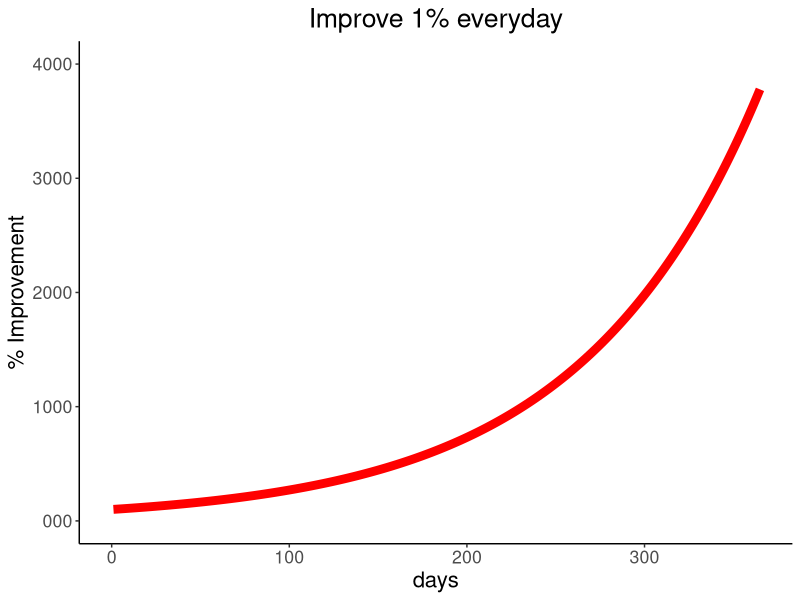
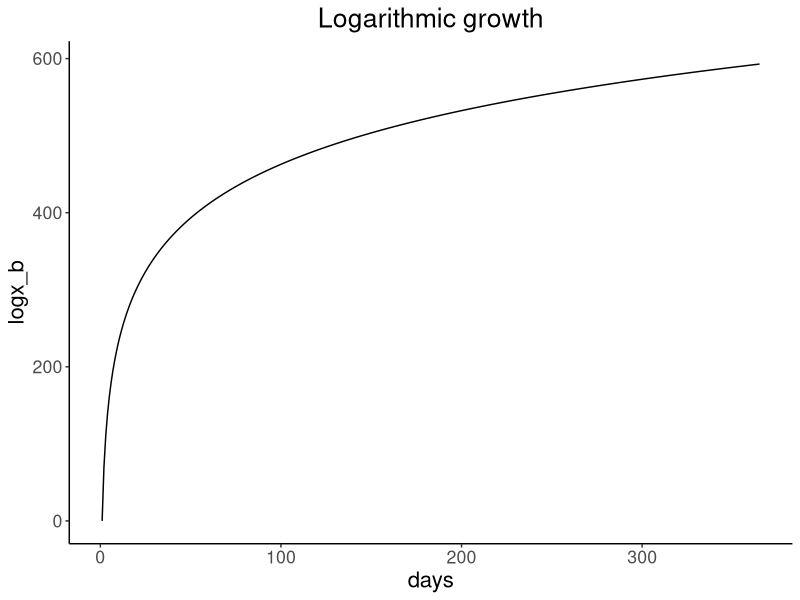
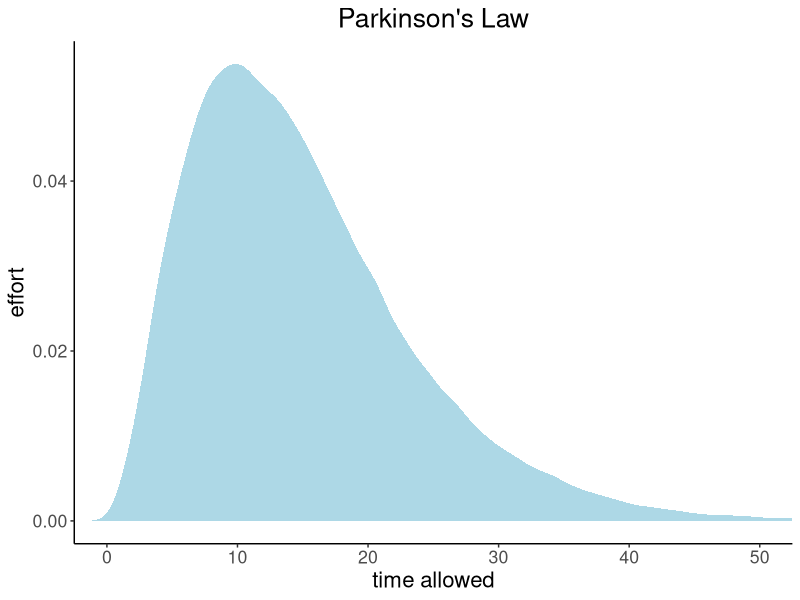
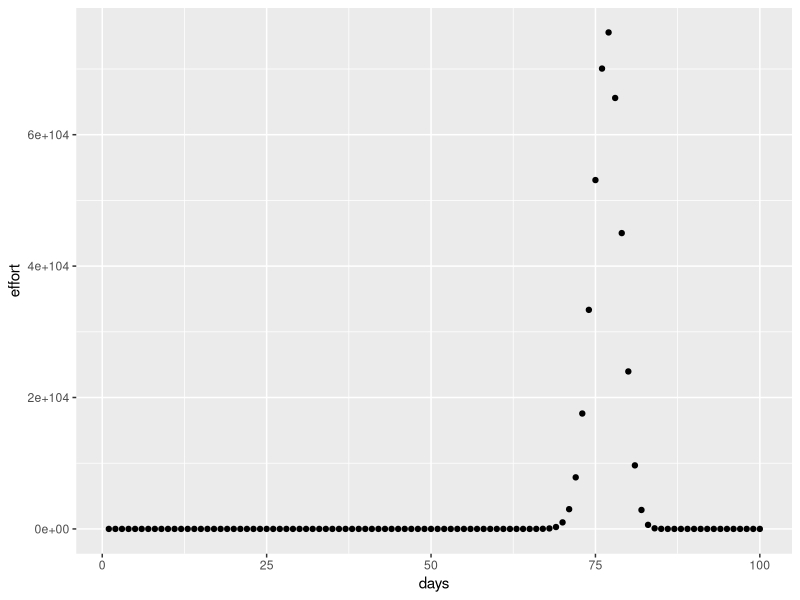

Here is the R script that generated these plots, in order:
## ---- chunk 1
library(tidyverse)
days <- 1:365
b <- rep(1.01, 365)
results <- b^days
logx_b <- log(days, b)
logexp <- data.frame(days,b,results, logx_b)

logexp %>% 
  ggplot(aes(x=days, y=results)) +
  geom_line(size=3, color = "red") + 
  theme_classic() +
   theme(text = element_text(size=16), 
         plot.title =element_text(hjust=0.5)) +
  labs(title = "Improve 1% everyday", y = "% Improvement") + scale_y_continuous(labels = function(x) paste0(x, "00")) + coord_cartesian(xlim = c(0, 365), ylim = c(0, 40))


logexp %>% 
  ggplot(aes(x=days, y=logx_b)) + 
  geom_line() +
  theme_classic() + 
  theme(text = element_text(size=16), 
         plot.title =element_text(hjust=0.5)) +
  labs(title = "Logarithmic growth") 
## ---- chunk 2
library(ggplot2)
library(MASS)

# Generate gamma rvs

x <- rgamma(100000, shape = 3, rate = 0.2)

den <- density(x)

dat <- data.frame(x = den$x, y = den$y)

# Plot density as points

ggplot(data = dat, aes(x = x, y = y)) + 
  geom_area(fill="lightblue") +
  theme_classic() +
  theme(text = element_text(size=16), 
         plot.title =element_text(hjust=0.5)) +
  labs(title = "Parkinson's Law", x = "time allowed", y = "effort") + coord_cartesian(xlim = c(0, 50))
## ---- chunk 3
library(tidyverse)
# Parkinson's Law

# effort = x = (2k^m+ p) / n 
 
# Where m is equal to time.
# n is effective units being administered

days <- 1:100
p <- 10
n <- 50
k <- 100:1
effort <- ((2*(k^days))+p)/n

park <- data.frame(days, effort)
park %>% ggplot(aes(x=days, y=effort)) + geom_point()
